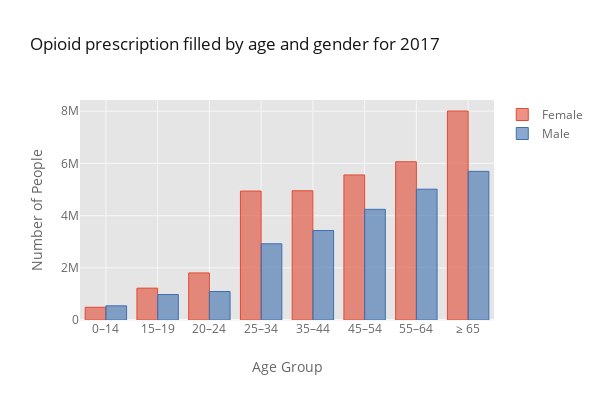

Source (notebook cell):
### Code cell
dfGenderT.iplot(kind='bar', dimensions=(600, 400), 
   title='Opioid prescription filled by age and gender for 2017',xTitle='Age Group',yTitle='Number of People')

### Figure 1 — Plotly figure (JSON) as saved in the notebook; plotly's stock layout.template omitted (floating-point values rounded to 4 significant figures)
{"data": [{"marker": {"color": "rgba(226, 74, 51, 0.6)", "line": {"color": "rgba(226, 74, 51, 1.0)", "width": 1}}, "name": "Female", "orientation": "v", "text": "", "type": "bar", "x": ["0–14", "15–19", "20–24", "25–34", "35–44", "45–54", "55–64", "≥ 65"], "y": [487263, 1220072, 1803934, 4939776, 4951191, 5557524, 6061739, 8007540]}, {"marker": {"color": "rgba(62, 111, 176, 0.6)", "line": {"color": "rgba(62, 111, 176, 1.0)", "width": 1}}, "name": "Male", "orientation": "v", "text": "", "type": "bar", "x": ["0–14", "15–19", "20–24", "25–34", "35–44", "45–54", "55–64", "≥ 65"], "y": [543052, 975802, 1092400, 2919459, 3428239, 4239999, 5011588, 5695755]}], "layout": {"height": 400, "legend": {"bgcolor": "#FFFFFF", "font": {"color": "#666666"}}, "paper_bgcolor": "#FFFFFF", "plot_bgcolor": "#E5E5E5", "title": {"font": {"color": "#151516"}, "text": "Opioid prescription filled by age and gender for 2017"}, "width": 600, "xaxis": {"gridcolor": "#F6F6F6", "showgrid": true, "tickfont": {"color": "#666666"}, "title": {"font": {"color": "#666666"}, "text": "Age Group"}, "zerolinecolor": "#F6F6F6"}, "yaxis": {"gridcolor": "#F6F6F6", "showgrid": true, "tickfont": {"color": "#666666"}, "title": {"font": {"color": "#666666"}, "text": "Number of People"}, "zerolinecolor": "#F6F6F6"}}}
